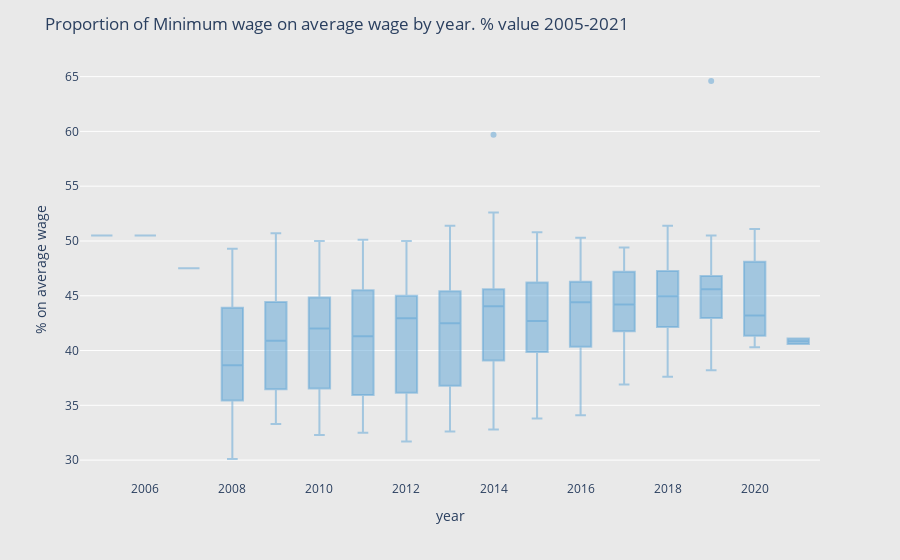

The cell this chart's notebook holds for it:
### Markdown cell above
### Trend over time

### Code cell
fig = px.box(minwage_df, x='year', y='min_wage_prop')
fig.update_layout(
    title='Proportion of Minimum wage on average wage by year. % value 2005-2021',
    paper_bgcolor='rgb(233,233,233)',
    plot_bgcolor='rgb(233,233,233)',
    yaxis={'title':'% on average wage'}
)
fig.update_traces(marker_color='rgba(93, 164, 214, 0.5)')
fig.show()

### Figure 1 — Plotly figure (JSON) as saved in the notebook; plotly's stock layout.template omitted (floating-point values rounded to 4 significant figures; data arrays with more than 128 entries replaced by an {"elided": "..."} marker saying what was removed)
{"data": [{"alignmentgroup": "True", "hovertemplate": "year=%{x}<br>min_wage_prop=%{y}<extra></extra>", "legendgroup": "", "marker": {"color": "rgba(93, 164, 214, 0.5)"}, "name": "", "notched": false, "offsetgroup": "", "orientation": "v", "showlegend": false, "type": "box", "x": {"elided": "578 str values"}, "x0": " ", "xaxis": "x", "y": {"elided": "578 float values"}, "y0": " ", "yaxis": "y"}], "layout": {"autosize": true, "boxmode": "group", "legend": {"tracegroupgap": 0}, "margin": {"t": 60}, "paper_bgcolor": "rgb(233,233,233)", "plot_bgcolor": "rgb(233,233,233)", "title": {"text": "Proportion of Minimum wage on average wage by year. % value 2005-2021"}, "xaxis": {"anchor": "y", "autorange": true, "domain": [0, 1], "range": [2004.0, 2022.0], "title": {"text": "year"}, "type": "linear"}, "yaxis": {"anchor": "x", "autorange": true, "domain": [0, 1], "range": [28.18, 66.52], "title": {"text": "% on average wage"}, "type": "linear"}}}
